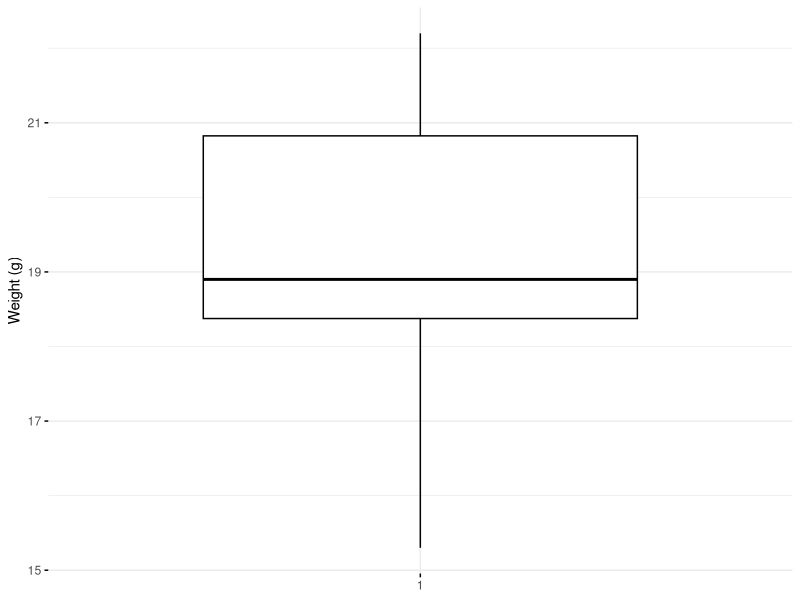
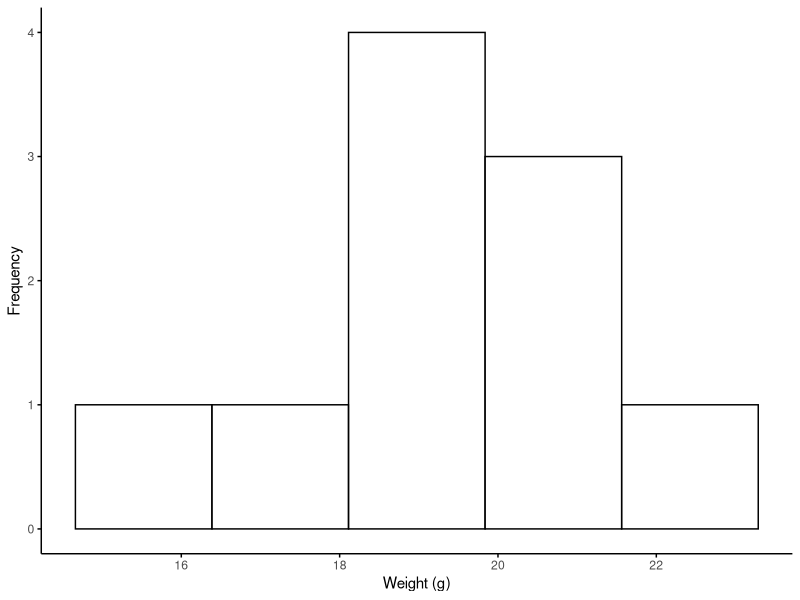
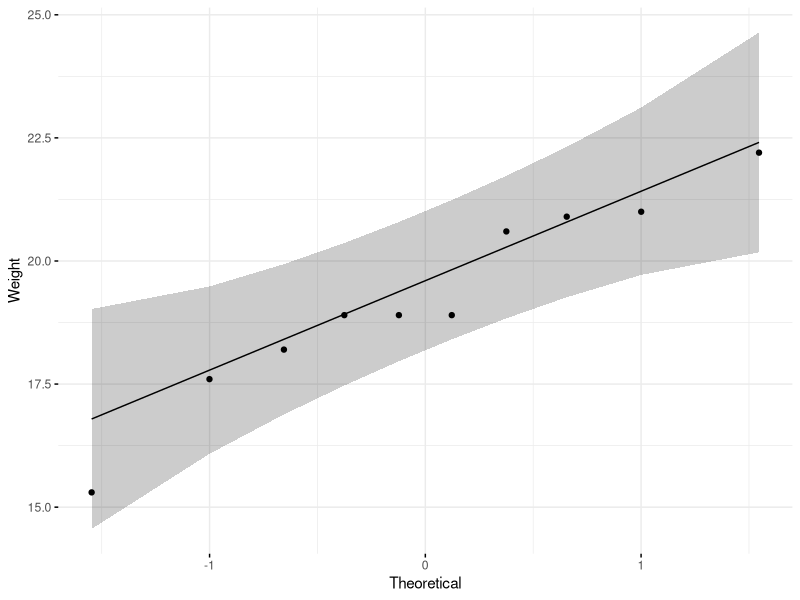
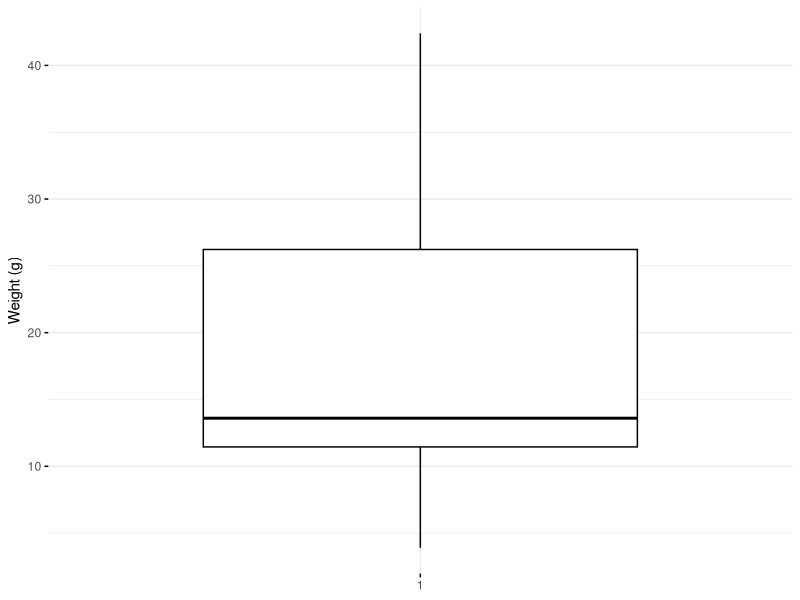
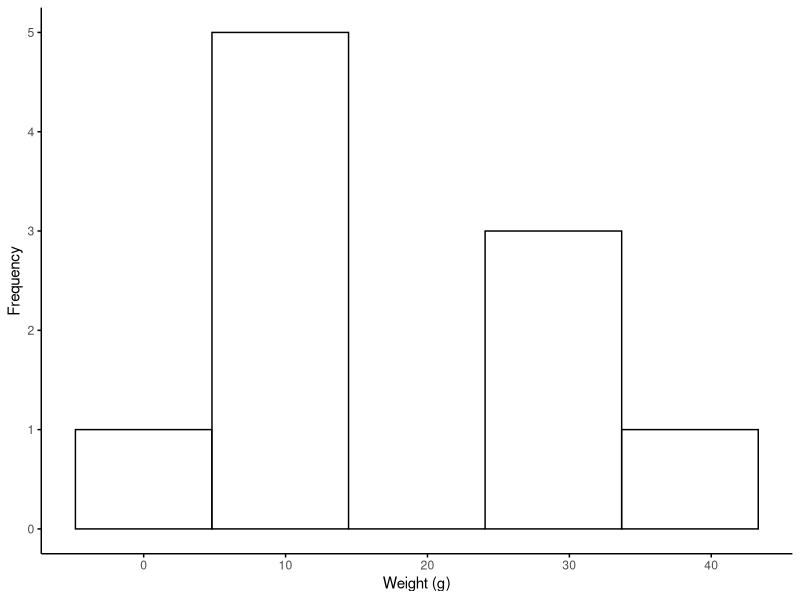
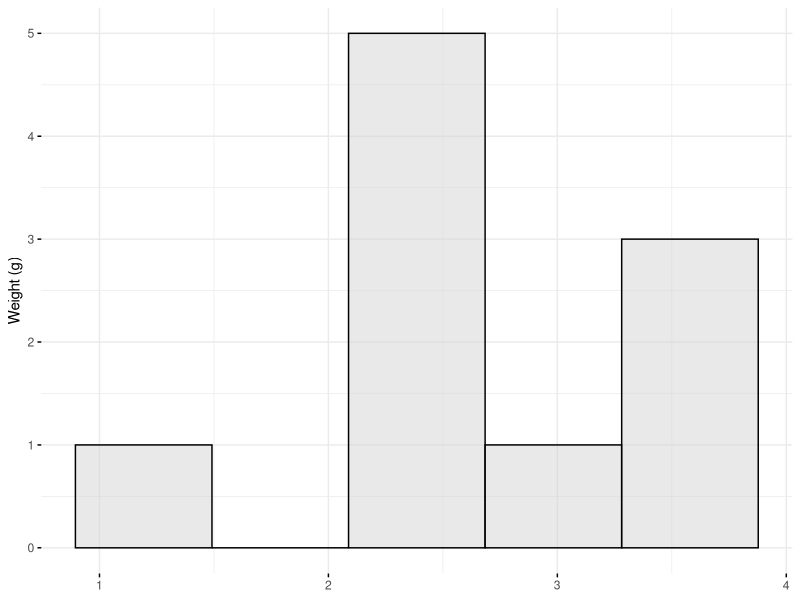
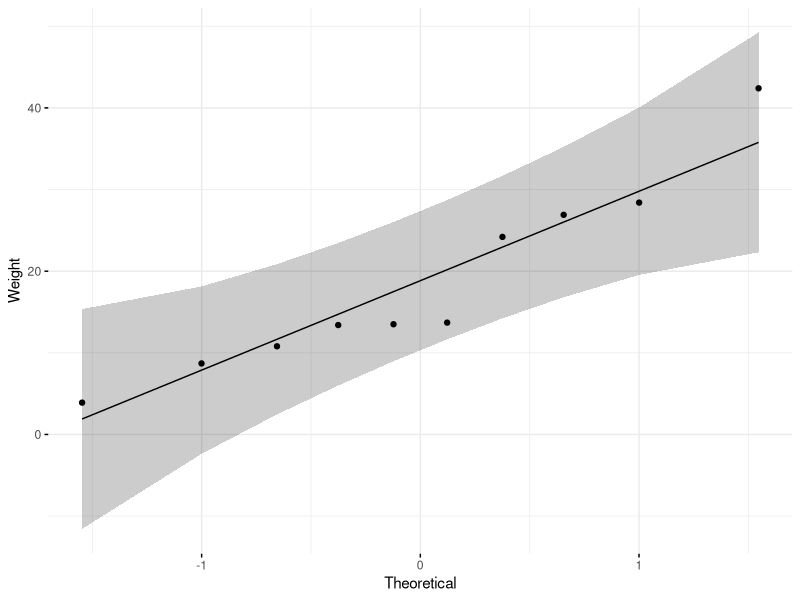
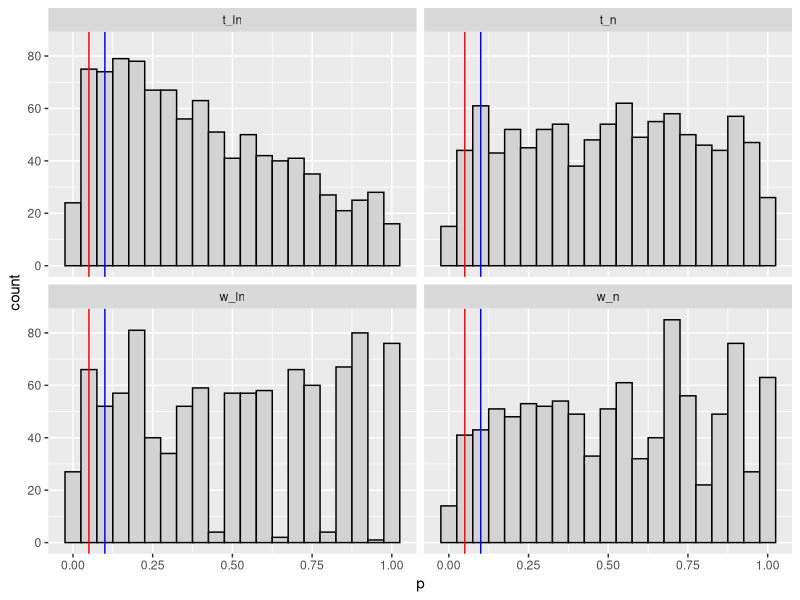

R code for these plots, in order:
# Vega lab meeting summer week 7
# Today we will start our discussion of comparisons and hypothesis testing
# using code and other materials from
#
# http://www.sthda.com/english/wiki/comparing-means-in-r
# https://rpubs.com/nmccurtin/comparingtwomeans
#
# Background information is from
#
# https://www.khanacademy.org/math/statistics-probability/designing-studies
# https://www.khanacademy.org/math/statistics-probability/significance-tests-one-sample
# https://www.khanacademy.org/math/statistics-probability/significance-tests-confidence-intervals-two-samples
#
# We will:
# - Review standard work-horse hypothesis tests
# - Discuss the assumptions made by these tests
# - Understand the consequences of violating test assumptions
#~~~~~~~~~~~~~~~~~~~~~~~~~~~~~~~~~~~~~~~~~~~~~~~~~~~~~~~~~~~~~~~~~~~~~~
# First, as usual, we will load the libraries we need
packages<-c("tidyverse", "cowplot", "ggpubr")
install.packages(setdiff(packages, rownames(installed.packages())))

library(tidyverse)
library(cowplot)
library(ggpubr)


#~~~~~~~~~~~~~~~~~~~~~~~~~~~~~~~~~~~~~~~~~~~~~~~~~~~~~~~~~~~~~~~~~~~~~~
#~~~~~~~~~~~~~~~~~~~~~~~~~~~~~~~~~~~~~~~~~~~~~~~~~~~~~~~~~~~~~~~~~~~~~~
#           One-sample tests: t-test and one-sample Wilcoxon
# 
# In a one-sample test, we are asking whether a sample is consistent with some hypothesis
# usually expressed as something like "is the mean X?"
#
# Here, we’ll use an example data set containing the weight of 10 mice.
# We want to know if the average weight of the mice differs from 25g?

set.seed(1234)
my_data <- data.frame(
  name = paste0(rep("M_", 10), 1:10),
  weight = round(rnorm(10, 20, 2), 1)
)

# Print the first 10 rows of the data
head(my_data, 10)

# Statistical summaries of weight
summary(my_data$weight)

# Let's throw up a quick boxplot
ggboxplot(my_data$weight, 
          ylab = "Weight (g)", xlab = FALSE,
          ggtheme = theme_minimal())

# and a histogram
gghistogram(my_data$weight, 
            bins=5,
            xlab = "Weight (g)", ylab = "Frequency",
            ggtheme = theme_classic())


# What test should we use?
# If the data are normally distributed, we can use a t-test
# They should be (because we made them that way)
# but let's make sure
# using the Shapiro-Wilk test (from week 5)
shapiro.test(my_data$weight)

# and visually with QQ plot
ggqqplot(my_data$weight, ylab = "Weight",
         ggtheme = theme_minimal())

# OK. so we can use a t-test here. let's do it!
# Recall we want to know whether the average weight is different than 25g

# One-sample t-test
res <- t.test(my_data$weight, mu = 25)

# Printing the results
res 

# In the result above :
#  t is the t-test statistic value (t = -9.078),
# df is the degrees of freedom (df= 9),
# p-value is the significance level of the t-test (p-value = 7.95310^{-6}).
# conf.int is the confidence interval of the mean at 95% (conf.int = [17.8172, 20.6828]);
# sample estimates is he mean value of the sample (mean = 19.25).

# Significance is determined for a t-test based on the p-value
# print the p-value only
res$p.value


# What if we wanted to know whether the mean was LESS THAN 25g (one-tailed test?)
t.test(my_data$weight, mu = 25,
       alternative = "less")

# or GREATER THAN 25g (other tail?)
t.test(my_data$weight, mu = 25,
       alternative = "greater")

#~~~~~~~~~~~~~~~~~~~~~~~~~~~~~~~~~~~~~~~~~~~~~~~~~~~~~~~~~~~~~~~~~~~~~~
# but what if the data weren't normal?
# In this case (as we have seen) the mean isn't very informative
# The Wilcoxon rank sum test for one sample can be interpreted as asking instead
# Is the median of the data equal to some theoretical value X?

# Let's generate some new data
set.seed(1234)
my_data <- data.frame(
  name = paste0(rep("M_", 10), 1:10),
  weight = round(rlnorm(10, log(20), log(2)), 1)
)

# Print the first 10 rows of the data
head(my_data, 10)

# Statistical summaries of weight
summary(my_data$weight)

# and a box plot
ggboxplot(my_data$weight, 
          ylab = "Weight (g)", xlab = FALSE,
          ggtheme = theme_minimal())

# and a histogram
gghistogram(my_data$weight, 
            bins=5,
            xlab = "Weight (g)", ylab = "Frequency",
            ggtheme = theme_classic())

# now the log data
gghistogram(log(my_data$weight), fill="lightgray", 
            bins=5,
          ylab = "Weight (g)", xlab = FALSE,
          ggtheme = theme_minimal())

# is it normal?
# using the Shapiro-Wilk test (from week 5)
shapiro.test(my_data$weight)

# and visually with QQ plot
ggqqplot(my_data$weight, ylab = "Weight",
         ggtheme = theme_minimal())

# The Wilcoxon test is nonparametric - 
# by converting the data into ranks, we lose the need to assume a distribution.

# Does the median of weights differ from 25g?
# One-sample wilcoxon test
res <- wilcox.test(my_data$weight, mu = 25)

# Printing the results
res 

# print only the p-value
res$p.value

# As before, we have the option to do a one-tailed test
wilcox.test(my_data$weight, mu = 25,
            alternative = "less")
wilcox.test(my_data$weight, mu = 25,
            alternative = "greater")

#~~~~~~~~~~~~~~~~~~~~~~~~~~~~~~~~~~~~~~~~~~~~~~~~~~~~~~~~~~~~~~~~
# Why is this necessary?
# In this case, because the mean of a skewed distribution (the lognormal)...
# kinda doesn't matter.
# Sometimes the test is the wrong choice because it's asking the wrong question.
#
# Also, as we saw last week, the mean of a lognormal is badly behaved, 
# especially at small sample sizes. 
# If the mean doesn't behave as normal (which it won't), 
# the performance of the t-test will be erratic.
# Let's see that happen.

# Here we will generate a bunch of simulated data sets and run t-tests,
# then see how often we get p<0.05 (standard alpha for significance)
# when *we know that the null hypothesis is true*

reps<-1000 # how many simulations we will run
sim_pvals<-tibble(t_n=numeric(reps),
                  w_n=numeric(reps),
                  t_ln=numeric(reps),
                  w_ln=numeric(reps))# someplace to put the data

set.seed(1234)  # seed the random number generator
mu<-25 # and establish the parameters of the distributions
sdev<-2

# and run the simulation
for (i in seq_len(reps)){
  # normal
  weight = round(rnorm(10, mu, sdev), 1)
  ttest_n<-t.test(weight, mu=25)
  wtest_n<-wilcox.test(weight, mu=25, exact=FALSE)
  sim_pvals$t_n[i]<-ttest_n$p.value
  sim_pvals$w_n[i]<-wtest_n$p.value
  # lognormal
  weight = round(rlnorm(10, log(mu), log(sdev)), 1)
  ttest_ln<-t.test(weight, mu=25)
  wtest_ln<-wilcox.test(weight, mu=25, exact=FALSE)
  sim_pvals$t_ln[i]<-ttest_ln$p.value
  sim_pvals$w_ln[i]<-wtest_ln$p.value
}

# let's see what we have
glimpse(sim_pvals)

# plot it all out
# Look at the shape of the distributions. What has happened?
sim_pvals %>%
  pivot_longer(everything(), names_to="test", values_to="p") %>%
  ggplot(aes(x=p))+
  geom_histogram(color="black", fill="lightgray", binwidth=0.05)+
  geom_vline(xintercept=0.05, color="red")+
  geom_vline(xintercept=0.1, color="blue")+
  facet_wrap(~factor(test))

# How many false positives should we get?
length(which(sim_pvals$t_n<0.05))
length(which(sim_pvals$t_n<0.05))/reps
length(which(sim_pvals$w_n<0.05))
length(which(sim_pvals$w_n<0.05))/reps

length(which(sim_pvals$t_n<0.1))
length(which(sim_pvals$t_n<0.1))/reps
length(which(sim_pvals$w_n<0.1))
length(which(sim_pvals$w_n<0.1))/reps

# How many do we get with the lognormal?
# How many false positives should we get at each level?
length(which(sim_pvals$t_ln<0.05))
length(which(sim_pvals$t_ln<0.05))/reps
length(which(sim_pvals$w_ln<0.05))
length(which(sim_pvals$w_ln<0.05))/reps

length(which(sim_pvals$t_ln<0.1))
length(which(sim_pvals$t_ln<0.1))/reps
length(which(sim_pvals$w_ln<0.1))
length(which(sim_pvals$w_ln<0.1))/reps

# These distributions are fairly compact (low SD) - what happens if that changes?
# Change the parameter and run again. What do you observe?

#~~~~~~~~~~~~~~~~~~~~~~~~~~~~~~~~~~~~~~~~~~~~~~~~~~~~~~~~~~~~~~~~~~~
#~~~~~~~~~~~~~~~~~~~~~~~~~~~~~~~~~~~~~~~~~~~~~~~~~~~~~~~~~~~~~~~~~~~
# Comparing the means of two groups: Unpaired samples
# 
# The unpaired two-samples t-test is used to compare the mean of two independent groups. 
# For example, suppose that we have measured the weight of 100 individuals: 50 women (group A) and 50 men (group B). 
# We want to know if the mean weight of women (mA) is significantly different from that of men (mB).
#In this case, we have two unrelated (i.e., independent or unpaired) groups of samples. 
# Therefore, it’s possible to use an independent t-test to evaluate whether the means are different.
# IF AND ONLY IF
#   the two groups of samples (A and B), being compared, are normally distributed. NOT NEGOTIABLE
#   and the variances of the two groups are equal. This can be checked using F-test. 
#
# (If the second assumption isn't met, we can use Welch's t-test for unequal variances.)

# Here, we’ll use an example data set, which contains the weight of 18 individuals (9 women and 9 men):
# Data in two numeric vectors
women_weight <- c(38.9, 61.2, 73.3, 21.8, 63.4, 64.6, 48.4, 48.8, 48.5)
men_weight <- c(67.8, 60, 63.4, 76, 89.4, 73.3, 67.3, 61.3, 62.4) 
# Create a data frame
my_data <- data.frame( 
  group = rep(c("Woman", "Man"), each = 9),
  weight = c(women_weight,  men_weight)
)

# We want to know, if the average women’s weight differs from the average men’s weight?
group_by(my_data, group) %>%
  summarise(
    count = n(),
    mean = mean(weight, na.rm = TRUE),
    sd = sd(weight, na.rm = TRUE)
  )

# Plot weight by group and color by group
ggboxplot(my_data, x = "group", y = "weight", 
          color = "group", palette = c("#00AFBB", "#E7B800"),
          ylab = "Weight", xlab = "Groups")

############    ASSUMPTION 1; Normality
# Use Shapiro-Wilk normality test  
# Null hypothesis: the data are normally distributed
# Alternative hypothesis: the data are not normally distributed

# Shapiro-Wilk normality test for Men's weights
with(my_data, shapiro.test(weight[group == "Man"]))

# Shapiro-Wilk normality test for Women's weights
with(my_data, shapiro.test(weight[group == "Woman"]))
 
######### ASSUMPTION 2: EQUAL VARIANCES
# We’ll use F-test to test for homogeneity in variances. 
# This can be performed with the function var.test()
res.ftest <- var.test(weight ~ group, data = my_data)
res.ftest

# The p-value of F-test is p = 0.1713596. 
# It’s greater than the significance level alpha = 0.05. 
# In conclusion, there is no significant difference between the variances of the two sets of data. 
# Therefore, we can use the classic t-test witch assume equality of the two variances.

# Compute t-test
res <- t.test(weight ~ group, data = my_data, var.equal = TRUE)
res

# If we want to know whether the average men's weight is less or greather than the average woman's:
t.test(weight ~ group, data = my_data,
       var.equal = TRUE, alternative = "less")
t.test(weight ~ group, data = my_data,
       var.equal = TRUE, alternative = "greater")

#~~~~~~~~~~~~~~~~~~~~~~~~~~~~~~~~~~~~~~~~~~~~~~~~~
# But what if the assumptions are violated?
# The unpaired two-samples Wilcoxon test (also known as Wilcoxon rank sum test or Mann-Whitney test) 
# is a non-parametric alternative to the unpaired two-samples t-test, which can be used to compare two independent groups of samples. 
# It’s used when your data are not normally distributed. 
# They still have to be independent, though.

women_weight <- round(rlnorm(9, log(52), log(15)), 1)
men_weight <- round(rlnorm(9, log(69), log(10)), 1) 
# Create a data frame
my_data <- data.frame( 
  group = rep(c("Woman", "Man"), each = 9),
  weight = c(women_weight,  men_weight)
)

# We want to know, if the average women’s weight differs from the average men’s weight?
group_by(my_data, group) %>%
  summarise(
    count = n(),
    mean = mean(weight, na.rm = TRUE),
    median=median(weight, na.rm=TRUE),
    sd = sd(weight, na.rm = TRUE)
  )

# Plot weight by group and color by group
ggboxplot(my_data, x = "group", y = "weight", 
          color = "group", palette = c("#00AFBB", "#E7B800"),
          ylab = "Weight", xlab = "Groups")

# Test for normality and equal variances
with(my_data, shapiro.test(weight[group == "Man"]))
with(my_data, shapiro.test(weight[group == "Woman"]))
res.ftest <- var.test(weight ~ group, data = my_data)
res.ftest

# Can we use the t-test?
res <- wilcox.test(weight ~ group, data = my_data,
                   exact = FALSE)
res

# There are one-sided tests here as well, with the same syntax
wilcox.test(weight ~ group, data = my_data, 
            exact = FALSE, alternative = "less")
wilcox.test(weight ~ group, data = my_data,
            exact = FALSE, alternative = "greater")

#~~~~~~~~~~~~~~~~~~~~~~~~~~~~~~~~~~~~~~~~~~~~~~~~~~~~~~~~~
# Again, what happens if we violate the assumptions of the paired test?
# We saw a hint about this last time, but let's see it here
# using a similar simulation as for the one-sample tests

reps<-1000 # how many simulations we will run
sim_pvals<-tibble(t_n=numeric(reps),
                  w_n=numeric(reps),
                  t_ln=numeric(reps),
                  w_ln=numeric(reps))# someplace to put the data

set.seed(1234)  # seed the random number generator
mu<-52 # and establish the parameters of the distributions
sdev<-15

# and run the simulation
for (i in seq_len(reps)){
  # normal
  weight1 = round(rnorm(10, mu, sdev), 1)
  weight2 = round(rnorm(10, mu, sdev), 1)
  ttest_n<-t.test(weight1, weight2)
  wtest_n<-wilcox.test(weight1, weight2, exact=FALSE)
  sim_pvals$t_n[i]<-ttest_n$p.value
  sim_pvals$w_n[i]<-wtest_n$p.value
  # lognormal
  weight1 = round(rlnorm(10, log(mu), log(sdev)), 1)
  weight2 = round(rlnorm(10, log(mu), log(sdev)), 1)
  ttest_ln<-t.test(weight1, weight2)
  wtest_ln<-wilcox.test(weight1, weight2, exact=FALSE)
  sim_pvals$t_ln[i]<-ttest_ln$p.value
  sim_pvals$w_ln[i]<-wtest_ln$p.value
}

# let's see what we have
glimpse(sim_pvals)

# plot it all out
# Look at the shape of the distributions. What has happened?
sim_pvals %>%
  pivot_longer(everything(), names_to="test", values_to="p") %>%
  ggplot(aes(x=p))+
  geom_histogram(color="black", fill="lightgray", binwidth=0.05)+
  geom_vline(xintercept=0.05, color="red")+
  geom_vline(xintercept=0.1, color="blue")+
  facet_wrap(~factor(test))

# How many false positives should we get?
length(which(sim_pvals$t_n<0.05))
length(which(sim_pvals$t_n<0.05))/reps
length(which(sim_pvals$w_n<0.05))
length(which(sim_pvals$w_n<0.05))/reps

length(which(sim_pvals$t_n<0.1))
length(which(sim_pvals$t_n<0.1))/reps
length(which(sim_pvals$w_n<0.1))
length(which(sim_pvals$w_n<0.1))/reps

# How many do we get with the lognormal?
# How many false positives should we get at each level?
length(which(sim_pvals$t_ln<0.05))
length(which(sim_pvals$t_ln<0.05))/reps
length(which(sim_pvals$w_ln<0.05))
length(which(sim_pvals$w_ln<0.05))/reps

length(which(sim_pvals$t_ln<0.1))
length(which(sim_pvals$t_ln<0.1))/reps
length(which(sim_pvals$w_ln<0.1))
length(which(sim_pvals$w_ln<0.1))/reps

